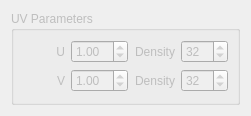
<?xml version="1.0" encoding="UTF-8"?>
<ui version="4.0">
 <class>UVControl</class>
 <widget class="QWidget" name="UVControl">
  <property name="geometry">
   <rect>
    <x>0</x>
    <y>0</y>
    <width>251</width>
    <height>116</height>
   </rect>
  </property>
  <property name="windowTitle">
   <string>Form</string>
  </property>
  <layout class="QGridLayout" name="gridLayout">
   <item row="0" column="0">
    <widget class="QGroupBox" name="groupBoxUVParams">
     <property name="enabled">
      <bool>false</bool>
     </property>
     <property name="title">
      <string>UV Parameters</string>
     </property>
     <layout class="QVBoxLayout" name="verticalLayout_2">
      <item>
       <layout class="QGridLayout" name="gridLayout_3">
        <item row="1" column="1">
         <widget class="QDoubleSpinBox" name="spinParamV">
          <property name="sizePolicy">
           <sizepolicy hsizetype="Fixed" vsizetype="Fixed">
            <horstretch>0</horstretch>
            <verstretch>0</verstretch>
           </sizepolicy>
          </property>
          <property name="minimum">
           <double>0.100000000000000</double>
          </property>
          <property name="value">
           <double>1.000000000000000</double>
          </property>
         </widget>
        </item>
        <item row="1" column="0">
         <widget class="QLabel" name="label_14">
          <property name="text">
           <string>V</string>
          </property>
          <property name="alignment">
           <set>Qt::AlignRight|Qt::AlignTrailing|Qt::AlignVCenter</set>
          </property>
         </widget>
        </item>
        <item row="0" column="1">
         <widget class="QDoubleSpinBox" name="spinParamU">
          <property name="minimum">
           <double>0.100000000000000</double>
          </property>
          <property name="value">
           <double>1.000000000000000</double>
          </property>
         </widget>
        </item>
        <item row="1" column="3">
         <widget class="QSpinBox" name="spinParamVDens">
          <property name="minimum">
           <number>4</number>
          </property>
          <property name="maximum">
           <number>250</number>
          </property>
          <property name="value">
           <number>32</number>
          </property>
         </widget>
        </item>
        <item row="0" column="0">
         <widget class="QLabel" name="label">
          <property name="text">
           <string>U</string>
          </property>
          <property name="alignment">
           <set>Qt::AlignRight|Qt::AlignTrailing|Qt::AlignVCenter</set>
          </property>
         </widget>
        </item>
        <item row="0" column="3">
         <widget class="QSpinBox" name="spinParamUDens">
          <property name="minimum">
           <number>4</number>
          </property>
          <property name="maximum">
           <number>500</number>
          </property>
          <property name="value">
           <number>32</number>
          </property>
         </widget>
        </item>
        <item row="0" column="2">
         <widget class="QLabel" name="label_15">
          <property name="text">
           <string>Density</string>
          </property>
          <property name="alignment">
           <set>Qt::AlignRight|Qt::AlignTrailing|Qt::AlignVCenter</set>
          </property>
         </widget>
        </item>
        <item row="1" column="2">
         <widget class="QLabel" name="label_16">
          <property name="text">
           <string>Density</string>
          </property>
          <property name="alignment">
           <set>Qt::AlignRight|Qt::AlignTrailing|Qt::AlignVCenter</set>
          </property>
         </widget>
        </item>
       </layout>
      </item>
     </layout>
    </widget>
   </item>
  </layout>
 </widget>
 <resources/>
 <connections/>
</ui>
